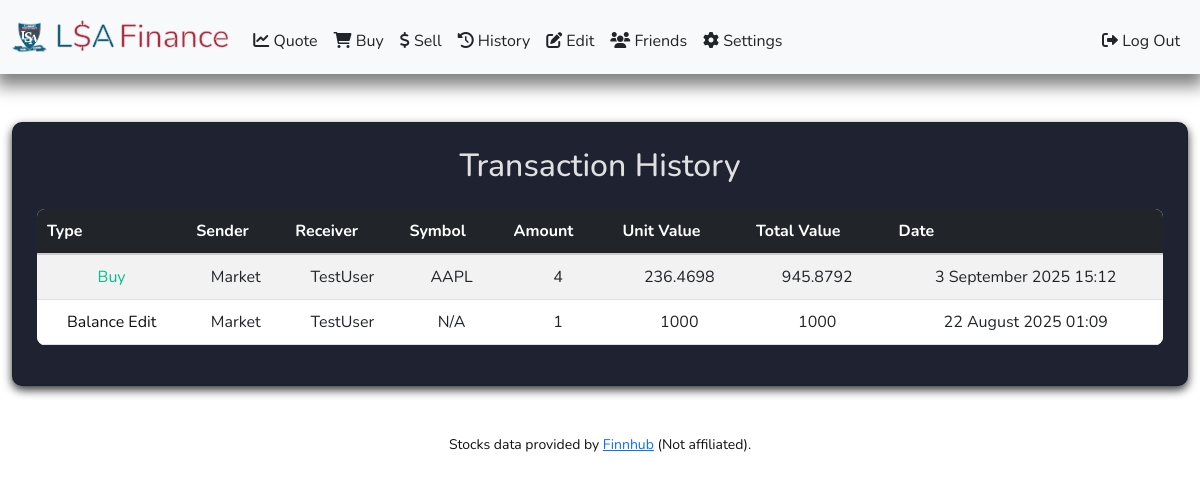
The app's page /history (signed in) with its own data.
### tables this page shows
CREATE TABLE history (
        id INTEGER PRIMARY KEY AUTOINCREMENT,
        type TEXT,
        sender_id INTEGER NOT NULL,
        receiver_id INTEGER NOT NULL,
        symbol TEXT NOT NULL,
        amount NUMERIC NOT NULL,
        unit_value NUMERIC NOT NULL,
        total_value NUMERIC NOT NULL,
        date_time TIMESTAMP DEFAULT CURRENT_TIMESTAMP,
        FOREIGN KEY (sender_id) REFERENCES users(id)
        FOREIGN KEY (receiver_id) REFERENCES users(id)
    );

CREATE TABLE users (
        id INTEGER PRIMARY KEY AUTOINCREMENT,
        first_name TEXT NOT NULL,
        last_name TEXT NOT NULL,
        username TEXT NOT NULL UNIQUE,
        hashed_password TEXT NOT NULL UNIQUE
    );

### app.py (the view)
@app.route("/history")
@login_required
@using_database
def history(connected):
    db = connected.cursor()
    history_rows = db.execute(
        "SELECT type, sender_id, receiver_id, symbol, amount, unit_value, total_value, date_time FROM history WHERE sender_id = ? OR receiver_id = ? ORDER BY date_time DESC",
        (session["user_id"], session["user_id"])
    ).fetchall()
    history_list = []
    for event in history_rows:
        event = list(event)
        sender_username = db.execute("SELECT username FROM users WHERE id = ?", [event[1]]).fetchone()
        receiver_username = db.execute("SELECT username FROM users WHERE id = ?", [event[2]]).fetchone()
        event[1] = sender_username[0] if sender_username else "Unknown"
        event[2] = receiver_username[0] if receiver_username else "Unknown"
        history_list.append(event)
    return render_template("history.html", history=history_list)

### helpers.py (called while the page is built)
def login_required(f):
    @wraps(f)
    def decorated_function(*args, **kwargs):
        if "user_id" not in session or session["user_id"] is None:
            return redirect("/login")
        return f(*args, **kwargs)
    return decorated_function

def using_database(function):
    @wraps(function)
    def decorated_function(*args, **kwargs):
        def get_db():
            if 'db' not in g:
                g.db = sqlite3.connect('database.db')
            return g.db
        def close_db(e=None):
            db = g.pop('db', None)
            if db is not None:
                db.close()
        db = get_db()
        try:
            return function(db, *args, **kwargs)
        finally:
            close_db()
    return decorated_function

### templates/history.html (shortened to what this page needs)
{% extends "layout.html" %}
{% block main %}
<div class="card p-4">
    <h2 class="mb-4">Transaction History</h2>
    <div class="table-responsive">
        <table class="table table-striped table-hover">
            <thead class="table-dark">
                <tr>
                    <th scope="col">Type</th>
                    <th scope="col">Sender</th>
                    <th scope="col">Receiver</th>
                    <th scope="col">Symbol</th>
                    <th scope="col">Amount</th>
                    <th scope="col">Unit Value</th>
                    <th scope="col">Total Value</th>
                    <th scope="col">Date</th>
                </tr>
            </thead>
            <tbody>
                {% for event in history %}
                    <tr>
                        {% for element in event %}
                            {% if loop.index0 == 0 %}
                                <td style="color: {% if element == 'Sell' %}#ff526d{% elif element == 'Buy' %}#00c288{% else %}inherit{% endif %};">
                                    {{ element }}
                                </td>
                            {% elif loop.index0 == event|length - 1 %}
                                <td class="friendly-date">{{ element }}</td>
                            {% else %}
                                <td>{{ element }}</td>
                            {% endif %}
                        {% endfor %}
                    </tr>
                {% endfor %}
            </tbody>
        </table>
    </div>
</div>
{% endblock %}

### static/styles.css (style rules this page uses)
body.light-mode { background-color: #ffffff; color: #111111; }
body { font-family: "Nunito", sans-serif; margin: 0; padding: 0; }
.card { background-color: #1f2230; color: #e0e0e0; border-radius: 10px; padding: 20px; box-shadow: 0 4px 10px rgba(0, 0, 0, 0.8); }
.table { width: 100%; border-collapse: collapse; border-radius: 8px; overflow: hidden; }
body.light-mode .table { color: #111111; background-color: #f5f5f5; }
.table th { font-weight: bold; padding: 10px; text-align: left; vertical-align: middle; }
body.light-mode .table th { border-bottom: 2px solid #ccc; }
.table td { padding: 10px; vertical-align: middle; }

### records on screen
history: type "Buy", symbol "AAPL", unit_value "236.4698", total_value "945.8792"
users: username "Market"
users: username "TestUser"
history: type "Balance Edit", symbol "N/A", unit_value "1000", total_value "1000"

### other values on screen
{{ element }} "4" "1"
